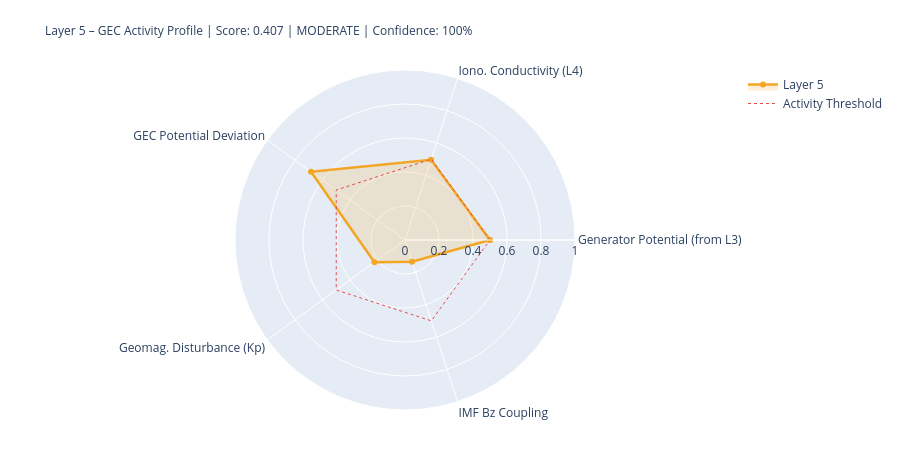

The code cell stored with this chart in its notebook:
### Markdown cell above
---
## 5. State Assessment & Handoff to Layer 6

### Code cell
# ============================================================
# LAYER-5-SCORE
# ============================================================

# Components
# 1) Generator activity (Layer-3-driven)
gen_score = norm(generator_strength, 0.3, 2.0)
gen_src   = 'from_layer3' if l3_thunder_score is not None else 'estimated'

# 2) Ionospheric conductivity (Layer-4-driven)
iono_score = norm(iono_cond_factor, 0.7, 1.4)
iono_src   = 'from_layer4' if l4_ioniz is not None else 'estimated'

# 3) GEC potential deviation from reference
pot_score = norm(abs(delta_V_pct), 0, 30)  # 0 = at reference, 1 = 30% deviation
pot_src   = 'derived'

# 4) Geomagnetic disturbance (Kp) – modulates vertical currents
kp_score = norm(kp_val, 0, 9)
kp_src   = 'primary' if kp_now is not None else 'from_layer4'

# 5) IMF Bz coupling (southward = stronger M-I coupling → GEC influence)
bz_score = norm(-(bz_now or 0), -5, 30) if bz_now is not None else None
bz_src   = 'primary' if bz_now is not None else 'missing'

COMPONENTS = {
    'Generator Potential (from L3)':  {'score': gen_score,   'source': 'derived_from_layer3', 'dynamic': True},
    'Iono. Conductivity (L4)':      {'score': iono_score,  'source': iono_src, 'dynamic': True},
    'GEC Potential Deviation':      {'score': pot_score,   'source': pot_src,  'dynamic': True},
    'Geomag. Disturbance (Kp)':         {'score': kp_score,    'source': kp_src,   'dynamic': True},
    'IMF Bz Coupling':               {'score': bz_score,    'source': bz_src,   'dynamic': True},
}

available   = {k: v['score'] for k, v in COMPONENTS.items() if v['score'] is not None}
unavailable = [k for k, v in COMPONENTS.items() if v['score'] is None]
layer5_score = round(sum(available.values()) / len(available), 4) if available else None
confidence   = round(len(available) / len(COMPONENTS), 2)
level = ('unknown' if layer5_score is None
         else 'quiet'   if layer5_score < 0.3
         else 'moderate' if layer5_score < 0.6
         else 'active')
dominant_l5 = max(available, key=available.get) if available else 'none'

# Kp consistency: separate 1-min raw value from score value
kp_1m_raw   = kp_now          # directly from API (can be 0.0 during live measurement)
kp_for_score = kp_val          # from Layer-0 context or estimated value if needed
kp_score_src = kp_src

W = 68
print('=' * W)
print('LAYER 5 – GLOBAL ELECTRIC CIRCUIT – STATE ASSESSMENT')
print('=' * W)
for name, comp in COMPONENTS.items():
    s = comp['score']
    if s is not None:
        bar = '█' * int(s*20) + '░' * (20-int(s*20))
        print(f'  {name:<34} {bar}  {s:.3f}  [{comp["source"]}]')
    else:
        print(f'  {name:<34} {"─"*20}  n/a   [missing]')
print('-' * W)
print(f'  Score:         {layer5_score:.3f}  ({len(available)}/{len(COMPONENTS)} components)')
print(f'  Confidence:    {confidence:.0%}')
print(f'  Level:         {level.upper()}')
print(f'  Dominant:      {dominant_l5}')
print(f'  V_iono:        {V_iono_mod:.1f} kV  (Δ {delta_V_pct:+.1f}% vs. Ref)')
print(f'  I_total:       {I_total_mod:.1f} A   (Δ {delta_I_pct:+.1f}% vs. Ref)')
print('=' * W)

# Radar
cats   = list(available.keys())
vals_r = list(available.values())
if len(cats) >= 3:
    fig = go.Figure()
    fig.add_trace(go.Scatterpolar(
        r=vals_r + [vals_r[0]], theta=cats + [cats[0]],
        fill='toself', fillcolor='rgba(242,166,35,0.18)',
        line=dict(color='#F2A623', width=2.5), name='Layer 5'
    ))
    fig.add_trace(go.Scatterpolar(
        r=[0.5]*(len(cats)+1), theta=cats+[cats[0]],
        line=dict(color='#E24B4A', dash='dot', width=1),
        mode='lines', name='Activity Threshold'
    ))
    fig.update_layout(
        title=dict(
            text=f'Layer 5 – GEC Activity Profile | Score: {layer5_score:.3f} | {level.upper()} | Confidence: {confidence:.0%}',
            font=dict(size=12)
        ),
        polar=dict(radialaxis=dict(visible=True, range=[0,1])),
        height=450, showlegend=True,
        margin=dict(l=80, r=80, t=70, b=40)
    )
    fig.show()

### Figure 1 — Plotly figure (JSON) as saved in the notebook; plotly's stock layout.template omitted (floating-point values rounded to 4 significant figures)
{"data": [{"fill": "toself", "fillcolor": "rgba(242,166,35,0.18)", "line": {"color": "#F2A623", "width": 2.5}, "name": "Layer 5", "r": [0.5, 0.4963, 0.6833, 0.2222, 0.1343, 0.5], "theta": ["Generator Potential (from L3)", "Iono. Conductivity (L4)", "GEC Potential Deviation", "Geomag. Disturbance (Kp)", "IMF Bz Coupling", "Generator Potential (from L3)"], "type": "scatterpolar"}, {"line": {"color": "#E24B4A", "dash": "dot", "width": 1}, "mode": "lines", "name": "Activity Threshold", "r": [0.5, 0.5, 0.5, 0.5, 0.5, 0.5], "theta": ["Generator Potential (from L3)", "Iono. Conductivity (L4)", "GEC Potential Deviation", "Geomag. Disturbance (Kp)", "IMF Bz Coupling", "Generator Potential (from L3)"], "type": "scatterpolar"}], "layout": {"height": 450, "margin": {"b": 40, "l": 80, "r": 80, "t": 70}, "polar": {"radialaxis": {"range": [0, 1], "visible": true}}, "showlegend": true, "title": {"font": {"size": 12}, "text": "Layer 5 – GEC Activity Profile | Score: 0.407 | MODERATE | Confidence: 100%"}}}
